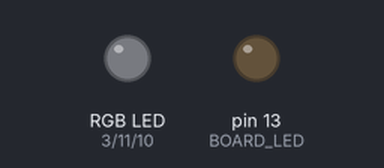
The sketch below on a simulated Arduino Nano, built with avr-gcc and run on an emulated ATmega328P. On the bench: an RGB LED mixed from three pins (HIGH = lit), output pins drawn as LEDs (lit = HIGH). Dim RGB values are drawn brighter than linear.

Above: at 3.05 s.
At 5.0 s:
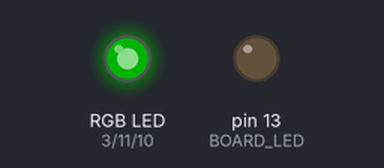
Timing chart, 0 to 6.0 s (numbered marks = the images above):
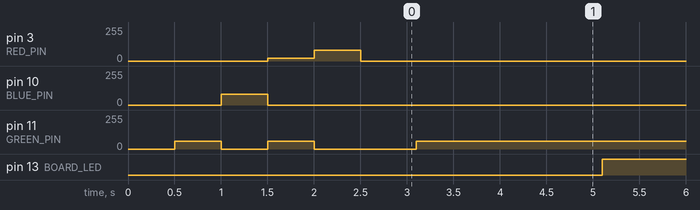

The sketch:

MeetingTimer.ino
```cpp
/*
 Name:		MeetingTimer.ino
 Created:	5/6/2017 6:54:03 AM
 Author:	Michael
*/

// Define I/O pins based on hardware configuration
#define RED_PIN 3
#define GREEN_PIN 11
#define BLUE_PIN 10
#define BOARD_LED 13

// #define INVERT_DUTY_CYCLE

#define START_DELAY 500
#define SECOND_DELAY 1000

// Uses arduino analog write which is 0-255 for intesity
// All dimming done in software, no inline resistor for this
const int RGBYellow[] = { 20, 60, 0 };
const int RGBOff[] = { 0, 0, 0 };
const int RGBBlue[] = { 0, 0, 80};
const int RGBGreen[] = { 0, 60, 0 };
const int RGBRed[] = { 80, 0, 0 };

// the setup function runs once when you press reset or power the board
void setup() {

    // Define our LED pins as outputs
    pinMode(RED_PIN, OUTPUT);
    pinMode(GREEN_PIN, OUTPUT);
    pinMode(BLUE_PIN, OUTPUT);
    pinMode(BOARD_LED, OUTPUT);

    // Turn everything off to start, then do a G-B-Y-R sweep as POST
    LEDWrite(RGBOff);
    delay(START_DELAY);
    LEDWrite(RGBGreen); // G
    delay(START_DELAY);
    LEDWrite(RGBBlue); // B
    delay(START_DELAY);
    LEDWrite(RGBYellow); // Y
    delay(START_DELAY);
    LEDWrite(RGBRed); // R
    delay(START_DELAY);
    LEDWrite(RGBOff);
    delay(START_DELAY);

}

// the loop function runs over and over again until power down or reset
void loop() {

    // Give a 100ms courtesy time at startup
    delay(100);
    LEDWrite(RGBGreen);


    // Define the total seconds and the offsets at which the LEDs change from Green --> Blue --> Yellow --> Red
    int totalSeconds = 120;
    int halfWay = (totalSeconds >> 1); // 60 seconds remaining
    int threeQuarterWay = (totalSeconds >> 2) + halfWay; // 30 seconds remaining
    int sevenEigthWay = (totalSeconds >> 3) + threeQuarterWay; // 15 seconds remaining

    for (int secondsCounter = 0; secondsCounter < totalSeconds; secondsCounter++)
    {
        if (secondsCounter > sevenEigthWay) // 7/8 done
        {
            LEDWrite(RGBRed); // Red
        }
        else if (secondsCounter > threeQuarterWay) // 3/4 done
        {
            LEDWrite(RGBYellow); // Yellow
        }
        else if (secondsCounter > halfWay) // 1/2 done
        {
            LEDWrite(RGBBlue); // Blue
        }
        // 1 second timer, we're at the mercy of the oscillator on the arduino for accuracy
        delay(SECOND_DELAY);
        if (secondsCounter & 1 > 0)
        {
            digitalWrite(BOARD_LED, HIGH);
        }
        else
        {
            digitalWrite(BOARD_LED, LOW);
        }


    }

    // Once we've given the count down, start flashing FOREVER!
    while (1)
    {
        delay(250);
        LEDWrite(RGBRed); // Red
        delay(250);
        LEDWrite(RGBOff); // Off
    }


}

void LEDWrite(int colors[3])
{
    #ifdef INVERT_DUTY_CYCLE
        analogWrite(RED_PIN, 255 - colors[0]);
        analogWrite(GREEN_PIN, 255 - colors[1]);
        analogWrite(BLUE_PIN, 255 - colors[2]);
    #endif // INVERT_DUTY_CYCLE

    // Don't invert
    #ifndef INVERT_DUTY_CYCLE
        analogWrite(RED_PIN, colors[0]);
        analogWrite(GREEN_PIN, colors[1]);
        analogWrite(BLUE_PIN, colors[2]);
    #endif // !INVERT_DUTY_CYCLE

}

// Function to apply a scale factor to R, G, B in order to equalize the lumens per duty cycle of the different channels
// R,G,B are expected to be UINT8 format, and the scale factors are U1.6 formatted such that 0x80 is full scale
void LEDWriteScaled(int R, int G, int B)
{


    const int RScale = 0x80; // 75% intensity
    const int GScale = 0x80; // 25% * .75 intensity
    const int BScale = 0x80; // 100% intensity
    const int ScaleOffset = 7; // Decimal point is between bits 6 and 7

    // Multiply the 2 8 bit numbers together
    int Red = R * RScale;
    int Green = G * GScale;
    int Blue = B * BScale;


    // Take the amount of RGB, shift it by the scale offset to effectively scale by the numbers above
    Red = (Red >> ScaleOffset);
    Green = (Green >> ScaleOffset);
    Blue = (Blue >> ScaleOffset);


    int RGBValues[3];
    RGBValues[0] = Red;
    RGBValues[1] = Green;
    RGBValues[2] = Blue;

    LEDWrite(RGBValues);

    /*
    RGBDebug((Red >> ScaleOffset), (Green >> ScaleOffset), (Blue >> ScaleOffset));
    */

}
```

Measured:
- by itself, pin 11 (GREEN_PIN): 60/255 → 0/255 at 1.0 s, → 60/255 0.50 s later, → 0/255 0.50 s later, → 60/255 1.1 s later
- by itself, pin 13 (BOARD_LED): alternates HIGH for 1.0 s and LOW for 1.0 s
